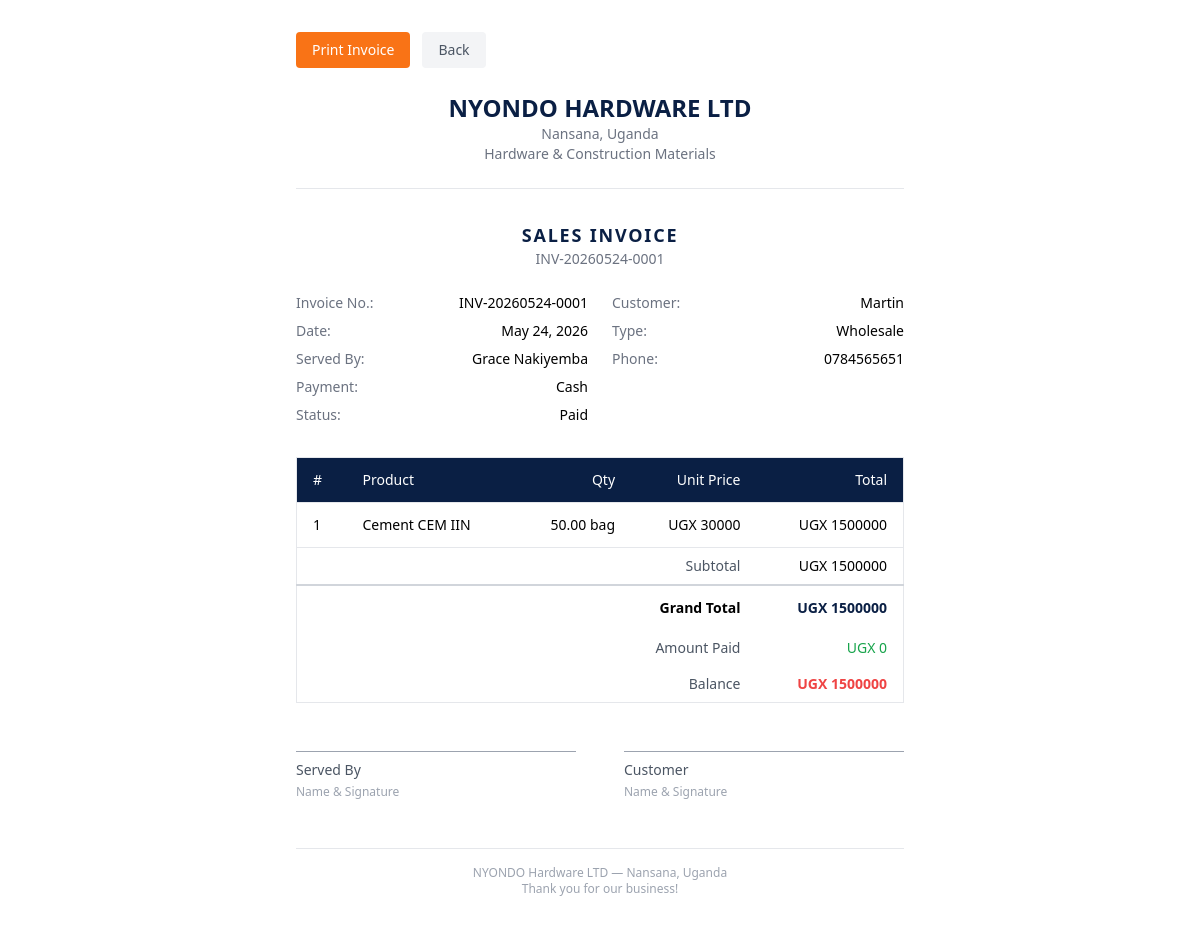
The app's page /sales/invoices/1/print/ (signed in) with its own data.
### sales/models.py (models this page shows, shortened)
class Invoice(models.Model):
    PAYMENT_METHOD_CHOICES = [
        ('cash',          'Cash'),
        ('mobile_money',  'Mobile Money'),
        ('bank_transfer', 'Bank Transfer'),
        ('cheque',        'Cheque'),
        ('scheme',        'Scheme'),
    ]
    PAYMENT_STATUS_CHOICES = [
        ('paid',    'Paid'),
        ('credit',  'Credit'),
        ('partial', 'Partial'),
    ]
    CUSTOMER_TYPE_CHOICES = [
        ('retail',    'Retail'),
        ('wholesale', 'Wholesale'),
        ('walk_in',   'Walk In'),
    ]
    invoice_number = models.CharField(max_length=50, unique=True, blank=True)
    customer       = models.ForeignKey(Customer, null=True, blank=True,
                        on_delete=models.PROTECT)
    customer_name  = models.CharField(max_length=100, blank=True)
    customer_type  = models.CharField(max_length=20, choices=CUSTOMER_TYPE_CHOICES,
                        default='retail')
    payment_method = models.CharField(max_length=20, choices=PAYMENT_METHOD_CHOICES)
    payment_status = models.CharField(max_length=20, choices=PAYMENT_STATUS_CHOICES,
                        default='paid')
    transport_charge = models.DecimalField(max_digits=12, decimal_places=2, default=0)
    subtotal       = models.DecimalField(max_digits=12, decimal_places=2, default=0)
    total          = models.DecimalField(max_digits=12, decimal_places=2, default=0)
    amount_paid    = models.DecimalField(max_digits=12, decimal_places=2, default=0)
    balance        = models.DecimalField(max_digits=12, decimal_places=2, default=0)
    sale_date      = models.DateField(auto_now_add=True)
    notes          = models.TextField(blank=True)
    served_by      = models.ForeignKey(User, on_delete=models.PROTECT)
    is_cancelled   = models.BooleanField(default=False)
    created_at     = models.DateTimeField(auto_now_add=True)

class Customer(models.Model):
    CUSTOMER_TYPE_CHOICES = [
        ('retail',    'Retail'),
        ('wholesale', 'Wholesale'),
        ('walk_in',   'Walk In'),
    ]
    name          = models.CharField(max_length=100)
    phone         = models.CharField(max_length=20)
    customer_type = models.CharField(max_length=20, choices=CUSTOMER_TYPE_CHOICES, default='retail')
    address       = models.TextField(blank=True)
    distance_km   = models.DecimalField(max_digits=6, decimal_places=2, default=0)
    is_active     = models.BooleanField(default=True)
    created_at    = models.DateTimeField(auto_now_add=True)

class InvoiceItem(models.Model):
    invoice     = models.ForeignKey(Invoice, on_delete=models.CASCADE,
                    related_name='items')
    product     = models.ForeignKey(Product, on_delete=models.PROTECT)
    quantity    = models.DecimalField(max_digits=12, decimal_places=2)
    unit_price  = models.DecimalField(max_digits=12, decimal_places=2)
    total_price = models.DecimalField(max_digits=12, decimal_places=2, default=0)

### stock/models.py (models this page shows, shortened)
class Product(models.Model):
    UNIT_CHOICES = [
        ('bag',    'Bag'),
        ('kg',     'Kg'),
        ('piece',  'Piece'),
        ('roll',   'Roll'),
        ('sheet',  'Sheet'),
        ('pack',   'Pack'),
        ('length', 'Length'),
    ]
    name              = models.CharField(max_length=100)
    category          = models.ForeignKey(Category, on_delete=models.PROTECT)
    unit              = models.CharField(max_length=20, choices=UNIT_CHOICES)
    cost_price        = models.DecimalField(max_digits=12, decimal_places=2)
    retail_price      = models.DecimalField(max_digits=12, decimal_places=2)
    wholesale_price   = models.DecimalField(max_digits=12, decimal_places=2)
    quantity          = models.DecimalField(max_digits=12, decimal_places=2, default=0)
    reorder_level     = models.DecimalField(max_digits=12, decimal_places=2, default=10)
    description       = models.TextField(blank=True)
    is_active         = models.BooleanField(default=True)
    created_at        = models.DateTimeField(auto_now_add=True)
    updated_at        = models.DateTimeField(auto_now=True)

### users/decorators.py (the view)
    def wrapper(request, *args, **kwargs):
        if not request.user.is_authenticated:
            return redirect('users:login')
        if not hasattr(request.user, 'userprofile'):
            raise PermissionDenied
        if request.user.userprofile.role not in ['sales_attendant', 'store_manager', 'admin']:
            raise PermissionDenied
        return view_func(request, *args, **kwargs)

### sales/views.py (called while the page is built)
@sales_required
def invoice_print(request, pk):
    invoice = get_object_or_404(Invoice, pk=pk)
    items   = invoice.items.all()
    return render(request, 'sales/invoice_print.html', {
        'invoice': invoice,
        'items'  : items,
    })

### stock/context_processors.py (called while the page is built)
def low_stock_count(request):
    if request.user.is_authenticated:
        try:
            from stock.models import Product
            count = Product.objects.filter(
                is_active=True,
                quantity__lte=F('reorder_level')
            ).count()
            return {'low_stock_count': count}
        except Exception:
            return {'low_stock_count': 0}
    return {'low_stock_count': 0}

### templates/sales/invoice_print.html (shortened to what this page needs)
<!DOCTYPE html>
<html lang="en">
<head>
    <script src="https://cdn.tailwindcss.com"></script>
</head>
<body class="bg-white p-8 max-w-2xl mx-auto">
    <div class="no-print mb-6 flex gap-3">
        <button onclick="window.print()"
                class="px-4 py-2 text-sm font-medium text-white rounded"
                style="background-color: #f97316;">
            Print Invoice
        </button>
        <a href="{% url 'sales:invoice-detail' invoice.pk %}"
           class="px-4 py-2 text-sm font-medium text-gray-600 bg-gray-100 rounded">
            Back
        </a>
    </div>
    <div class="text-center mb-8 border-b pb-6">
        <h1 class="text-2xl font-bold" style="color: #0a1f44;">
            NYONDO HARDWARE LTD
        </h1>
        <p class="text-sm text-gray-500">Nansana, Uganda</p>
        <p class="text-sm text-gray-500">Hardware & Construction Materials</p>
    </div>
    <div class="text-center mb-6">
        <h2 class="text-lg font-bold uppercase tracking-widest" style="color: #0a1f44;">
            Sales Invoice
        </h2>
        <p class="text-sm text-gray-500">{{ invoice.invoice_number }}</p>
    </div>
    <div class="grid grid-cols-2 gap-6 mb-8 text-sm">
        <div class="space-y-2">
            <div class="flex justify-between">
                <span class="text-gray-500">Invoice No.:</span>
                <span class="font-medium">{{ invoice.invoice_number }}</span>
            </div>
            <div class="flex justify-between">
                <span class="text-gray-500">Date:</span>
                <span class="font-medium">{{ invoice.sale_date }}</span>
            </div>
            <div class="flex justify-between">
                <span class="text-gray-500">Served By:</span>
                <span class="font-medium">{{ invoice.served_by.get_full_name }}</span>
            </div>
            <div class="flex justify-between">
                <span class="text-gray-500">Payment:</span>
                <span class="font-medium">{{ invoice.get_payment_method_display }}</span>
            </div>
            <div class="flex justify-between">
                <span class="text-gray-500">Status:</span>
                <span class="font-medium">{{ invoice.get_payment_status_display }}</span>
            </div>
        </div>
        <div class="space-y-2">
            <div class="flex justify-between">
                <span class="text-gray-500">Customer:</span>
                <span class="font-medium">
                    {{ invoice.customer.name|default:invoice.customer_name|default:"Walk-in" }}
                </span>
            </div>
            <div class="flex justify-between">
                <span class="text-gray-500">Type:</span>
                <span class="font-medium">{{ invoice.get_customer_type_display }}</span>
            </div>
            {% if invoice.customer %}
            <div class="flex justify-between">
                <span class="text-gray-500">Phone:</span>
                <span class="font-medium">{{ invoice.customer.phone }}</span>
            </div>
            {% endif %}
        </div>
    </div>
    <table class="w-full text-sm mb-8 border border-gray-200">
        <thead>
            <tr style="background-color: #0a1f44; color: white;">
                <th class="text-left px-4 py-3 font-medium">#</th>
                <th class="text-left px-4 py-3 font-medium">Product</th>
                <th class="text-right px-4 py-3 font-medium">Qty</th>
                <th class="text-right px-4 py-3 font-medium">Unit Price</th>
                <th class="text-right px-4 py-3 font-medium">Total</th>
            </tr>
        </thead>
        <tbody>
            {% for item in items %}
            <tr class="border-t border-gray-200">
                <td class="px-4 py-3">{{ forloop.counter }}</td>
                <td class="px-4 py-3">{{ item.product.name }}</td>
                <td class="px-4 py-3 text-right">{{ item.quantity }} {{ item.product.unit }}</td>
                <td class="px-4 py-3 text-right">UGX {{ item.unit_price|floatformat:0 }}</td>
                <td class="px-4 py-3 text-right font-medium">UGX {{ item.total_price|floatformat:0 }}</td>
            </tr>
            {% endfor %}
        </tbody>
        <tfoot>
            <tr class="border-t border-gray-200">
                <td colspan="4" class="px-4 py-2 text-right text-gray-600">Subtotal</td>
                <td class="px-4 py-2 text-right font-medium">UGX {{ invoice.subtotal|floatformat:0 }}</td>
            </tr>
            <tr class="border-t-2 border-gray-300">
                <td colspan="4" class="px-4 py-3 text-right font-bold">Grand Total</td>
                <td class="px-4 py-3 text-right font-bold" style="color: #0a1f44;">
                    UGX {{ invoice.total|floatformat:0 }}
                </td>
            </tr>
            <tr>
                <td colspan="4" class="px-4 py-2 text-right text-gray-600">Amount Paid</td>
                <td class="px-4 py-2 text-right text-green-600 font-medium">
                    UGX {{ invoice.amount_paid|floatformat:0 }}
                </td>
            </tr>
            <tr>
                <td colspan="4" class="px-4 py-2 text-right text-gray-600">Balance</td>
                <td class="px-4 py-2 text-right font-bold
                    {% if invoice.balance > 0 %}text-red-500{% else %}text-green-600{% endif %}">
                    UGX {{ invoice.balance|floatformat:0 }}
                </td>
            </tr>
        </tfoot>
    </table>
    <div class="grid grid-cols-2 gap-12 mt-12 text-sm">
        <div>
            <div class="border-t border-gray-400 pt-2">
                <p class="text-gray-600">Served By</p>
                <p class="text-gray-400 text-xs mt-1">Name & Signature</p>
            </div>
        </div>
        <div>
            <div class="border-t border-gray-400 pt-2">
                <p class="text-gray-600">Customer</p>
                <p class="text-gray-400 text-xs mt-1">Name & Signature</p>
            </div>
        </div>
    </div>
    <div class="mt-12 text-center text-xs text-gray-400 border-t pt-4">
        <p>NYONDO Hardware LTD &mdash; Nansana, Uganda</p>
        <p>Thank you for our business!</p>
    </div>
</body>
</html>

### records on screen
Invoice: invoice_number "INV-20260524-0001", sale_date "May 24, 2026", served_by.get_full_name "Grace Nakiyemba", payment_method "Cash", payment_status "Paid", customer.name "Martin", customer_type "Wholesale", customer.phone "0784565651", subtotal "1500000", total "1500000", amount_paid "0", balance "1500000"
InvoiceItem: product.name "Cement CEM IIN", quantity "50.00", product.unit "bag", unit_price "30000", total_price "1500000"
